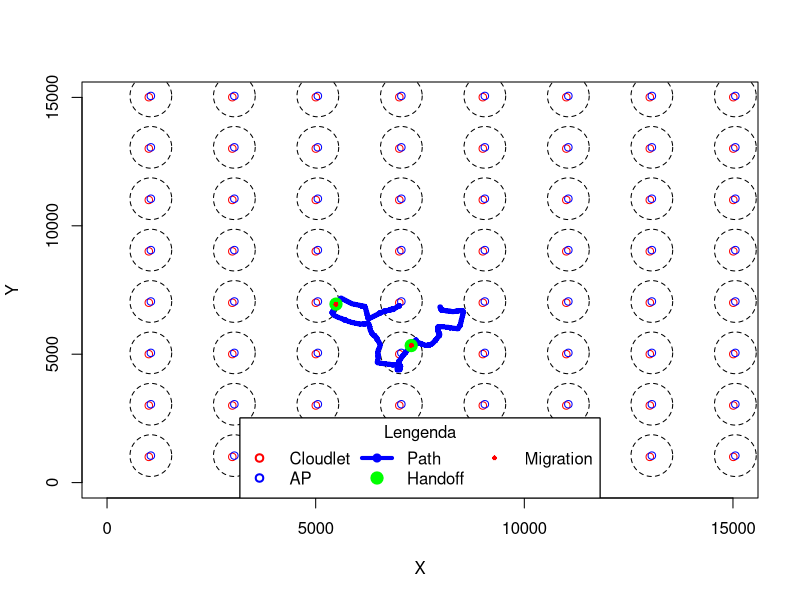

Write the R code that produced this figure.
mapa <- function(){

    MAX_X = 40000
    MAX_Y = 40000
    x=0
    y=1
    sc <- matrix(nrow=390, ncol=2)
    for(coordX in seq(1001, MAX_X-990, 2001)){
        for(coordY in seq(1001, MAX_Y-990, 2001)){
            sc[x+y,1] <- coordX
            sc[x+y,2] <- coordY
            y <- y+1
        }
        y<-1
        x <- x+20
    }

    plot(sc, xlim=c(0, 15000), ylim=c(0, 15000), col="red", xlab=c("X"), ylab=c("Y"))
    #plot(sc, xlim=c(4000, 12000), ylim=c(2000, 8000), col="red")

    x=0
    y=1
    ap <- matrix(nrow=390, ncol=2)
    for(coordX in seq(1050, MAX_X-990, 2001)){
        for(coordY in seq(1050, MAX_Y-990, 2001)){
            ap[x+y,1] <- coordX
            ap[x+y,2] <- coordY
            y <- y+1
        }
        y<-1
        x <- x+20
    }

    points(ap, col="blue")
    
    symbols(x=ap[,1], y=ap[,2], circles=rep(500,nrow(ap)), add=T, inches=F, lty=2)
}

mapa()

legend('bottom', legend=c('Cloudlet', 'AP', 'Path', 'Handoff', 'Migration'), lwd=c(2, 2, 2, 8, 0.1), pch=c(1, 1, 20, 20, 20), title='Lengenda', bg='white', col=c('red', 'blue', 'blue', 'green', 'red'), ncol=3)
#, inset=c(0,-0.4))

route <- read.csv("0route.txt", sep=c("\t"), header=F)
points(route[,2], route[,3], pch=20, lwd=0.1, col="blue")
handoff <- read.csv("0handoff.txt", sep=c("\t"), header=F)
points(handoff[,2], handoff[,3], pch=20, lwd=8, col="green")
mig <- read.csv("0migration.txt", sep=c("\t"), header=F)
points(mig[,2], mig[,3], pch=20, lwd=0.1, col="red")

legend('bottom', legend=c('Cloudlet', 'AP', 'Path', 'Handoff', 'Migration'), lwd=c(2, 2, 4, 8, 0.1), pch=c(1, 1, 20, 20, 20), title='Lengenda', bg='white', col=c('red', 'blue', 'blue', 'green', 'red'), ncol=3, lty=c(0, 0, 1, 0, 0))


